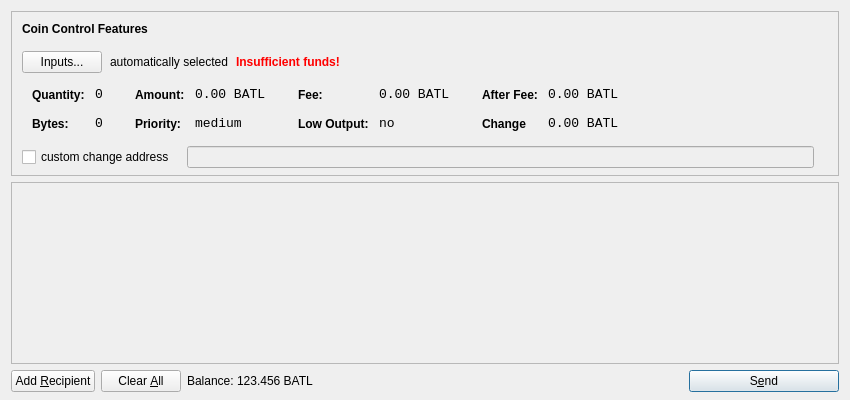
<?xml version="1.0" encoding="UTF-8"?>
<ui version="4.0">
 <class>SendCoinsDialog</class>
 <widget class="QDialog" name="SendCoinsDialog">
  <property name="geometry">
   <rect>
    <x>0</x>
    <y>0</y>
    <width>850</width>
    <height>400</height>
   </rect>
  </property>
  <property name="windowTitle">
   <string>Send Coins</string>
  </property>
  <layout class="QVBoxLayout" name="verticalLayout" stretch="0,1,0">
   <property name="bottomMargin">
    <number>8</number>
   </property>
   <item>
    <widget class="QFrame" name="frameCoinControl">
     <property name="sizePolicy">
      <sizepolicy hsizetype="Expanding" vsizetype="Expanding">
       <horstretch>0</horstretch>
       <verstretch>0</verstretch>
      </sizepolicy>
     </property>
     <property name="maximumSize">
      <size>
       <width>16777215</width>
       <height>16777215</height>
      </size>
     </property>
     <property name="frameShape">
      <enum>QFrame::StyledPanel</enum>
     </property>
     <property name="frameShadow">
      <enum>QFrame::Sunken</enum>
     </property>
     <layout class="QVBoxLayout" name="verticalLayoutCoinControl2">
      <property name="spacing">
       <number>-1</number>
      </property>
      <property name="leftMargin">
       <number>0</number>
      </property>
      <property name="topMargin">
       <number>0</number>
      </property>
      <property name="rightMargin">
       <number>0</number>
      </property>
      <property name="bottomMargin">
       <number>6</number>
      </property>
      <item>
       <layout class="QVBoxLayout" name="verticalLayoutCoinControl" stretch="0,0,0,0,1">
        <property name="spacing">
         <number>0</number>
        </property>
        <property name="leftMargin">
         <number>10</number>
        </property>
        <property name="topMargin">
         <number>10</number>
        </property>
        <item>
         <layout class="QHBoxLayout" name="horizontalLayoutCoinControl1">
          <property name="bottomMargin">
           <number>15</number>
          </property>
          <item>
           <widget class="QLabel" name="labelCoinControlFeatures">
            <property name="sizePolicy">
             <sizepolicy hsizetype="Preferred" vsizetype="Maximum">
              <horstretch>0</horstretch>
              <verstretch>0</verstretch>
             </sizepolicy>
            </property>
            <property name="font">
             <font>
              <weight>75</weight>
              <bold>true</bold>
             </font>
            </property>
            <property name="styleSheet">
             <string notr="true">font-weight:bold;</string>
            </property>
            <property name="text">
             <string>Coin Control Features</string>
            </property>
           </widget>
          </item>
         </layout>
        </item>
        <item>
         <layout class="QHBoxLayout" name="horizontalLayoutCoinControl2" stretch="0,0,0,0">
          <property name="spacing">
           <number>8</number>
          </property>
          <property name="bottomMargin">
           <number>10</number>
          </property>
          <item>
           <widget class="QPushButton" name="pushButtonCoinControl">
            <property name="styleSheet">
             <string notr="true"/>
            </property>
            <property name="text">
             <string>Inputs...</string>
            </property>
           </widget>
          </item>
          <item>
           <widget class="QLabel" name="labelCoinControlAutomaticallySelected">
            <property name="text">
             <string>automatically selected</string>
            </property>
            <property name="margin">
             <number>5</number>
            </property>
           </widget>
          </item>
          <item>
           <widget class="QLabel" name="labelCoinControlInsuffFunds">
            <property name="font">
             <font>
              <weight>75</weight>
              <bold>true</bold>
             </font>
            </property>
            <property name="styleSheet">
             <string notr="true">color:red;font-weight:bold;</string>
            </property>
            <property name="text">
             <string>Insufficient funds!</string>
            </property>
            <property name="margin">
             <number>5</number>
            </property>
           </widget>
          </item>
          <item>
           <spacer name="horizontalSpacerCoinControl">
            <property name="orientation">
             <enum>Qt::Horizontal</enum>
            </property>
            <property name="sizeHint" stdset="0">
             <size>
              <width>40</width>
              <height>1</height>
             </size>
            </property>
           </spacer>
          </item>
         </layout>
        </item>
        <item>
         <widget class="QWidget" name="widgetCoinControl" native="true">
          <property name="sizePolicy">
           <sizepolicy hsizetype="Preferred" vsizetype="Preferred">
            <horstretch>0</horstretch>
            <verstretch>0</verstretch>
           </sizepolicy>
          </property>
          <property name="minimumSize">
           <size>
            <width>0</width>
            <height>0</height>
           </size>
          </property>
          <property name="styleSheet">
           <string notr="true"/>
          </property>
          <layout class="QHBoxLayout" name="horizontalLayoutCoinControl5">
           <property name="margin">
            <number>0</number>
           </property>
           <item>
            <layout class="QHBoxLayout" name="horizontalLayoutCoinControl3" stretch="0,0,0,1">
             <property name="spacing">
              <number>20</number>
             </property>
             <property name="topMargin">
              <number>0</number>
             </property>
             <property name="bottomMargin">
              <number>10</number>
             </property>
             <item>
              <layout class="QFormLayout" name="formLayoutCoinControl1">
               <property name="horizontalSpacing">
                <number>10</number>
               </property>
               <property name="verticalSpacing">
                <number>14</number>
               </property>
               <property name="leftMargin">
                <number>10</number>
               </property>
               <property name="topMargin">
                <number>4</number>
               </property>
               <property name="rightMargin">
                <number>6</number>
               </property>
               <item row="0" column="0">
                <widget class="QLabel" name="labelCoinControlQuantityText">
                 <property name="styleSheet">
                  <string notr="true">font-weight:bold;</string>
                 </property>
                 <property name="text">
                  <string>Quantity:</string>
                 </property>
                 <property name="margin">
                  <number>0</number>
                 </property>
                </widget>
               </item>
               <item row="0" column="1">
                <widget class="QLabel" name="labelCoinControlQuantity">
                 <property name="font">
                  <font>
                   <family>Monospace</family>
                   <pointsize>10</pointsize>
                  </font>
                 </property>
                 <property name="cursor">
                  <cursorShape>IBeamCursor</cursorShape>
                 </property>
                 <property name="contextMenuPolicy">
                  <enum>Qt::ActionsContextMenu</enum>
                 </property>
                 <property name="text">
                  <string>0</string>
                 </property>
                 <property name="margin">
                  <number>0</number>
                 </property>
                 <property name="textInteractionFlags">
                  <set>Qt::LinksAccessibleByMouse|Qt::TextSelectableByKeyboard|Qt::TextSelectableByMouse</set>
                 </property>
                </widget>
               </item>
               <item row="1" column="0">
                <widget class="QLabel" name="labelCoinControlBytesText">
                 <property name="styleSheet">
                  <string notr="true">font-weight:bold;</string>
                 </property>
                 <property name="text">
                  <string>Bytes:</string>
                 </property>
                </widget>
               </item>
               <item row="1" column="1">
                <widget class="QLabel" name="labelCoinControlBytes">
                 <property name="font">
                  <font>
                   <family>Monospace</family>
                   <pointsize>10</pointsize>
                  </font>
                 </property>
                 <property name="cursor">
                  <cursorShape>IBeamCursor</cursorShape>
                 </property>
                 <property name="contextMenuPolicy">
                  <enum>Qt::ActionsContextMenu</enum>
                 </property>
                 <property name="text">
                  <string>0</string>
                 </property>
                 <property name="textInteractionFlags">
                  <set>Qt::LinksAccessibleByMouse|Qt::TextSelectableByKeyboard|Qt::TextSelectableByMouse</set>
                 </property>
                </widget>
               </item>
              </layout>
             </item>
             <item>
              <layout class="QFormLayout" name="formLayoutCoinControl2">
               <property name="horizontalSpacing">
                <number>10</number>
               </property>
               <property name="verticalSpacing">
                <number>14</number>
               </property>
               <property name="leftMargin">
                <number>6</number>
               </property>
               <property name="topMargin">
                <number>4</number>
               </property>
               <property name="rightMargin">
                <number>6</number>
               </property>
               <item row="0" column="0">
                <widget class="QLabel" name="labelCoinControlAmountText">
                 <property name="styleSheet">
                  <string notr="true">font-weight:bold;</string>
                 </property>
                 <property name="text">
                  <string>Amount:</string>
                 </property>
                 <property name="margin">
                  <number>0</number>
                 </property>
                </widget>
               </item>
               <item row="0" column="1">
                <widget class="QLabel" name="labelCoinControlAmount">
                 <property name="font">
                  <font>
                   <family>Monospace</family>
                   <pointsize>10</pointsize>
                  </font>
                 </property>
                 <property name="cursor">
                  <cursorShape>IBeamCursor</cursorShape>
                 </property>
                 <property name="contextMenuPolicy">
                  <enum>Qt::ActionsContextMenu</enum>
                 </property>
                 <property name="text">
                  <string notr="true">0.00 BATL</string>
                 </property>
                 <property name="textInteractionFlags">
                  <set>Qt::LinksAccessibleByMouse|Qt::TextSelectableByKeyboard|Qt::TextSelectableByMouse</set>
                 </property>
                </widget>
               </item>
               <item row="1" column="0">
                <widget class="QLabel" name="labelCoinControlPriorityText">
                 <property name="styleSheet">
                  <string notr="true">font-weight:bold;</string>
                 </property>
                 <property name="text">
                  <string>Priority:</string>
                 </property>
                </widget>
               </item>
               <item row="1" column="1">
                <widget class="QLabel" name="labelCoinControlPriority">
                 <property name="font">
                  <font>
                   <family>Monospace</family>
                   <pointsize>10</pointsize>
                  </font>
                 </property>
                 <property name="cursor">
                  <cursorShape>IBeamCursor</cursorShape>
                 </property>
                 <property name="contextMenuPolicy">
                  <enum>Qt::ActionsContextMenu</enum>
                 </property>
                 <property name="text">
                  <string>medium</string>
                 </property>
                 <property name="textInteractionFlags">
                  <set>Qt::LinksAccessibleByMouse|Qt::TextSelectableByKeyboard|Qt::TextSelectableByMouse</set>
                 </property>
                </widget>
               </item>
              </layout>
             </item>
             <item>
              <layout class="QFormLayout" name="formLayoutCoinControl3">
               <property name="horizontalSpacing">
                <number>10</number>
               </property>
               <property name="verticalSpacing">
                <number>14</number>
               </property>
               <property name="leftMargin">
                <number>6</number>
               </property>
               <property name="topMargin">
                <number>4</number>
               </property>
               <property name="rightMargin">
                <number>6</number>
               </property>
               <item row="0" column="0">
                <widget class="QLabel" name="labelCoinControlFeeText">
                 <property name="styleSheet">
                  <string notr="true">font-weight:bold;</string>
                 </property>
                 <property name="text">
                  <string>Fee:</string>
                 </property>
                 <property name="margin">
                  <number>0</number>
                 </property>
                </widget>
               </item>
               <item row="0" column="1">
                <widget class="QLabel" name="labelCoinControlFee">
                 <property name="font">
                  <font>
                   <family>Monospace</family>
                   <pointsize>10</pointsize>
                  </font>
                 </property>
                 <property name="cursor">
                  <cursorShape>IBeamCursor</cursorShape>
                 </property>
                 <property name="contextMenuPolicy">
                  <enum>Qt::ActionsContextMenu</enum>
                 </property>
                 <property name="text">
                  <string notr="true">0.00 BATL</string>
                 </property>
                 <property name="textInteractionFlags">
                  <set>Qt::LinksAccessibleByMouse|Qt::TextSelectableByKeyboard|Qt::TextSelectableByMouse</set>
                 </property>
                </widget>
               </item>
               <item row="1" column="0">
                <widget class="QLabel" name="labelCoinControlLowOutputText">
                 <property name="styleSheet">
                  <string notr="true">font-weight:bold;</string>
                 </property>
                 <property name="text">
                  <string>Low Output:</string>
                 </property>
                </widget>
               </item>
               <item row="1" column="1">
                <widget class="QLabel" name="labelCoinControlLowOutput">
                 <property name="font">
                  <font>
                   <family>Monospace</family>
                   <pointsize>10</pointsize>
                  </font>
                 </property>
                 <property name="cursor">
                  <cursorShape>IBeamCursor</cursorShape>
                 </property>
                 <property name="contextMenuPolicy">
                  <enum>Qt::ActionsContextMenu</enum>
                 </property>
                 <property name="text">
                  <string>no</string>
                 </property>
                 <property name="textInteractionFlags">
                  <set>Qt::LinksAccessibleByMouse|Qt::TextSelectableByKeyboard|Qt::TextSelectableByMouse</set>
                 </property>
                </widget>
               </item>
              </layout>
             </item>
             <item>
              <layout class="QFormLayout" name="formLayoutCoinControl4">
               <property name="horizontalSpacing">
                <number>10</number>
               </property>
               <property name="verticalSpacing">
                <number>14</number>
               </property>
               <property name="leftMargin">
                <number>6</number>
               </property>
               <property name="topMargin">
                <number>4</number>
               </property>
               <property name="rightMargin">
                <number>6</number>
               </property>
               <item row="0" column="0">
                <widget class="QLabel" name="labelCoinControlAfterFeeText">
                 <property name="styleSheet">
                  <string notr="true">font-weight:bold;</string>
                 </property>
                 <property name="text">
                  <string>After Fee:</string>
                 </property>
                 <property name="margin">
                  <number>0</number>
                 </property>
                </widget>
               </item>
               <item row="0" column="1">
                <widget class="QLabel" name="labelCoinControlAfterFee">
                 <property name="font">
                  <font>
                   <family>Monospace</family>
                   <pointsize>10</pointsize>
                  </font>
                 </property>
                 <property name="cursor">
                  <cursorShape>IBeamCursor</cursorShape>
                 </property>
                 <property name="contextMenuPolicy">
                  <enum>Qt::ActionsContextMenu</enum>
                 </property>
                 <property name="text">
                  <string notr="true">0.00 BATL</string>
                 </property>
                 <property name="textInteractionFlags">
                  <set>Qt::LinksAccessibleByMouse|Qt::TextSelectableByKeyboard|Qt::TextSelectableByMouse</set>
                 </property>
                </widget>
               </item>
               <item row="1" column="0">
                <widget class="QLabel" name="labelCoinControlChangeText">
                 <property name="styleSheet">
                  <string notr="true">font-weight:bold;</string>
                 </property>
                 <property name="text">
                  <string>Change</string>
                 </property>
                </widget>
               </item>
               <item row="1" column="1">
                <widget class="QLabel" name="labelCoinControlChange">
                 <property name="font">
                  <font>
                   <family>Monospace</family>
                   <pointsize>10</pointsize>
                  </font>
                 </property>
                 <property name="cursor">
                  <cursorShape>IBeamCursor</cursorShape>
                 </property>
                 <property name="contextMenuPolicy">
                  <enum>Qt::ActionsContextMenu</enum>
                 </property>
                 <property name="text">
                  <string notr="true">0.00 BATL</string>
                 </property>
                 <property name="textInteractionFlags">
                  <set>Qt::LinksAccessibleByMouse|Qt::TextSelectableByKeyboard|Qt::TextSelectableByMouse</set>
                 </property>
                </widget>
               </item>
              </layout>
             </item>
            </layout>
           </item>
          </layout>
         </widget>
        </item>
        <item>
         <layout class="QHBoxLayout" name="horizontalLayoutCoinControl4" stretch="0,0,0">
          <property name="spacing">
           <number>12</number>
          </property>
          <property name="sizeConstraint">
           <enum>QLayout::SetDefaultConstraint</enum>
          </property>
          <property name="topMargin">
           <number>5</number>
          </property>
          <property name="rightMargin">
           <number>5</number>
          </property>
          <item>
           <widget class="QCheckBox" name="checkBoxCoinControlChange">
            <property name="text">
             <string>custom change address</string>
            </property>
           </widget>
          </item>
          <item>
           <widget class="QLineEdit" name="lineEditCoinControlChange">
            <property name="enabled">
             <bool>false</bool>
            </property>
            <property name="sizePolicy">
             <sizepolicy hsizetype="Expanding" vsizetype="Fixed">
              <horstretch>0</horstretch>
              <verstretch>0</verstretch>
             </sizepolicy>
            </property>
           </widget>
          </item>
          <item>
           <widget class="QLabel" name="labelCoinControlChangeLabel">
            <property name="sizePolicy">
             <sizepolicy hsizetype="Preferred" vsizetype="Expanding">
              <horstretch>0</horstretch>
              <verstretch>0</verstretch>
             </sizepolicy>
            </property>
            <property name="minimumSize">
             <size>
              <width>0</width>
              <height>0</height>
             </size>
            </property>
            <property name="text">
             <string/>
            </property>
            <property name="margin">
             <number>3</number>
            </property>
           </widget>
          </item>
         </layout>
        </item>
        <item>
         <spacer name="verticalSpacerCoinControl">
          <property name="orientation">
           <enum>Qt::Vertical</enum>
          </property>
          <property name="sizeHint" stdset="0">
           <size>
            <width>800</width>
            <height>1</height>
           </size>
          </property>
         </spacer>
        </item>
       </layout>
      </item>
     </layout>
    </widget>
   </item>
   <item>
    <widget class="QScrollArea" name="scrollArea">
     <property name="widgetResizable">
      <bool>true</bool>
     </property>
     <widget class="QWidget" name="scrollAreaWidgetContents">
      <property name="geometry">
       <rect>
        <x>0</x>
        <y>0</y>
        <width>830</width>
        <height>165</height>
       </rect>
      </property>
      <layout class="QVBoxLayout" name="verticalLayout_2">
       <property name="margin">
        <number>0</number>
       </property>
       <item>
        <layout class="QVBoxLayout" name="entries">
         <property name="spacing">
          <number>6</number>
         </property>
        </layout>
       </item>
       <item>
        <spacer name="verticalSpacer">
         <property name="orientation">
          <enum>Qt::Vertical</enum>
         </property>
         <property name="sizeHint" stdset="0">
          <size>
           <width>20</width>
           <height>40</height>
          </size>
         </property>
        </spacer>
       </item>
      </layout>
     </widget>
    </widget>
   </item>
   <item>
    <layout class="QHBoxLayout" name="horizontalLayout">
     <item>
      <widget class="QPushButton" name="addButton">
       <property name="toolTip">
        <string>Send to multiple recipients at once</string>
       </property>
       <property name="text">
        <string>Add &amp;Recipient</string>
       </property>
       <property name="autoDefault">
        <bool>false</bool>
       </property>
      </widget>
     </item>
     <item>
      <widget class="QPushButton" name="clearButton">
       <property name="sizePolicy">
        <sizepolicy hsizetype="Minimum" vsizetype="Fixed">
         <horstretch>0</horstretch>
         <verstretch>0</verstretch>
        </sizepolicy>
       </property>
       <property name="toolTip">
        <string>Remove all transaction fields</string>
       </property>
       <property name="text">
        <string>Clear &amp;All</string>
       </property>
       <property name="autoRepeatDelay">
        <number>300</number>
       </property>
       <property name="autoDefault">
        <bool>false</bool>
       </property>
      </widget>
     </item>
     <item>
      <layout class="QHBoxLayout" name="horizontalLayout_2">
       <property name="spacing">
        <number>3</number>
       </property>
       <item>
        <widget class="QLabel" name="label">
         <property name="sizePolicy">
          <sizepolicy hsizetype="Preferred" vsizetype="Fixed">
           <horstretch>0</horstretch>
           <verstretch>0</verstretch>
          </sizepolicy>
         </property>
         <property name="text">
          <string>Balance:</string>
         </property>
        </widget>
       </item>
       <item>
        <widget class="QLabel" name="labelBalance">
         <property name="sizePolicy">
          <sizepolicy hsizetype="Preferred" vsizetype="Fixed">
           <horstretch>0</horstretch>
           <verstretch>0</verstretch>
          </sizepolicy>
         </property>
         <property name="cursor">
          <cursorShape>IBeamCursor</cursorShape>
         </property>
         <property name="text">
          <string notr="true">123.456 BATL</string>
         </property>
         <property name="textInteractionFlags">
          <set>Qt::LinksAccessibleByMouse|Qt::TextSelectableByKeyboard|Qt::TextSelectableByMouse</set>
         </property>
        </widget>
       </item>
      </layout>
     </item>
     <item>
      <spacer name="horizontalSpacer">
       <property name="orientation">
        <enum>Qt::Horizontal</enum>
       </property>
       <property name="sizeHint" stdset="0">
        <size>
         <width>40</width>
         <height>20</height>
        </size>
       </property>
      </spacer>
     </item>
     <item>
      <widget class="QPushButton" name="sendButton">
       <property name="minimumSize">
        <size>
         <width>150</width>
         <height>0</height>
        </size>
       </property>
       <property name="toolTip">
        <string>Confirm the send action</string>
       </property>
       <property name="text">
        <string>S&amp;end</string>
       </property>
       <property name="icon">
        <iconset resource="../bitcoin.qrc">
         <normaloff>:/icons/send</normaloff>:/icons/send</iconset>
       </property>
       <property name="default">
        <bool>true</bool>
       </property>
      </widget>
     </item>
    </layout>
   </item>
  </layout>
 </widget>
 <resources>
  <include location="../bitcoin.qrc"/>
 </resources>
 <connections/>
</ui>
